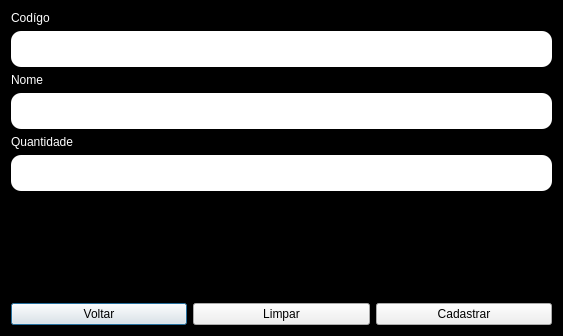
<?xml version="1.0" encoding="UTF-8"?>
<ui version="4.0">
 <class>gestao_cadastro</class>
 <widget class="QDialog" name="gestao_cadastro">
  <property name="geometry">
   <rect>
    <x>0</x>
    <y>0</y>
    <width>563</width>
    <height>336</height>
   </rect>
  </property>
  <property name="windowTitle">
   <string>Dialog</string>
  </property>
  <property name="styleSheet">
   <string notr="true">QDialog{
background-color:#000;
}


QLineEdit{
background-color:#fff;
color:#000;
padding:10px;
border-radius:10px;
borde:1px solid #fff;
}

QLabel{
color:#fff
}</string>
  </property>
  <layout class="QVBoxLayout" name="verticalLayout_6">
   <item>
    <layout class="QVBoxLayout" name="verticalLayout_5">
     <item>
      <layout class="QVBoxLayout" name="verticalLayout_4">
       <item>
        <layout class="QVBoxLayout" name="verticalLayout_2">
         <item>
          <layout class="QVBoxLayout" name="verticalLayout">
           <item>
            <widget class="QLabel" name="label">
             <property name="text">
              <string>Codígo</string>
             </property>
            </widget>
           </item>
           <item>
            <widget class="QLineEdit" name="cad_cod_line"/>
           </item>
          </layout>
         </item>
         <item>
          <widget class="QLabel" name="label_2">
           <property name="text">
            <string>Nome</string>
           </property>
          </widget>
         </item>
         <item>
          <widget class="QLineEdit" name="cad_nome_line"/>
         </item>
        </layout>
       </item>
       <item>
        <layout class="QVBoxLayout" name="verticalLayout_3">
         <item>
          <widget class="QLabel" name="label_3">
           <property name="text">
            <string>Quantidade</string>
           </property>
          </widget>
         </item>
         <item>
          <widget class="QLineEdit" name="cad_qte_line"/>
         </item>
        </layout>
       </item>
      </layout>
     </item>
     <item>
      <spacer name="verticalSpacer">
       <property name="orientation">
        <enum>Qt::Vertical</enum>
       </property>
       <property name="sizeHint" stdset="0">
        <size>
         <width>20</width>
         <height>40</height>
        </size>
       </property>
      </spacer>
     </item>
     <item>
      <layout class="QHBoxLayout" name="horizontalLayout_2">
       <item>
        <widget class="QPushButton" name="cad_btn_voltar">
         <property name="text">
          <string>Voltar</string>
         </property>
        </widget>
       </item>
       <item>
        <widget class="QPushButton" name="cad_btn_limpar">
         <property name="text">
          <string>Limpar</string>
         </property>
        </widget>
       </item>
       <item>
        <widget class="QPushButton" name="cad_btn_cadastro">
         <property name="text">
          <string>Cadastrar</string>
         </property>
        </widget>
       </item>
      </layout>
     </item>
    </layout>
   </item>
  </layout>
 </widget>
 <resources/>
 <connections/>
</ui>
